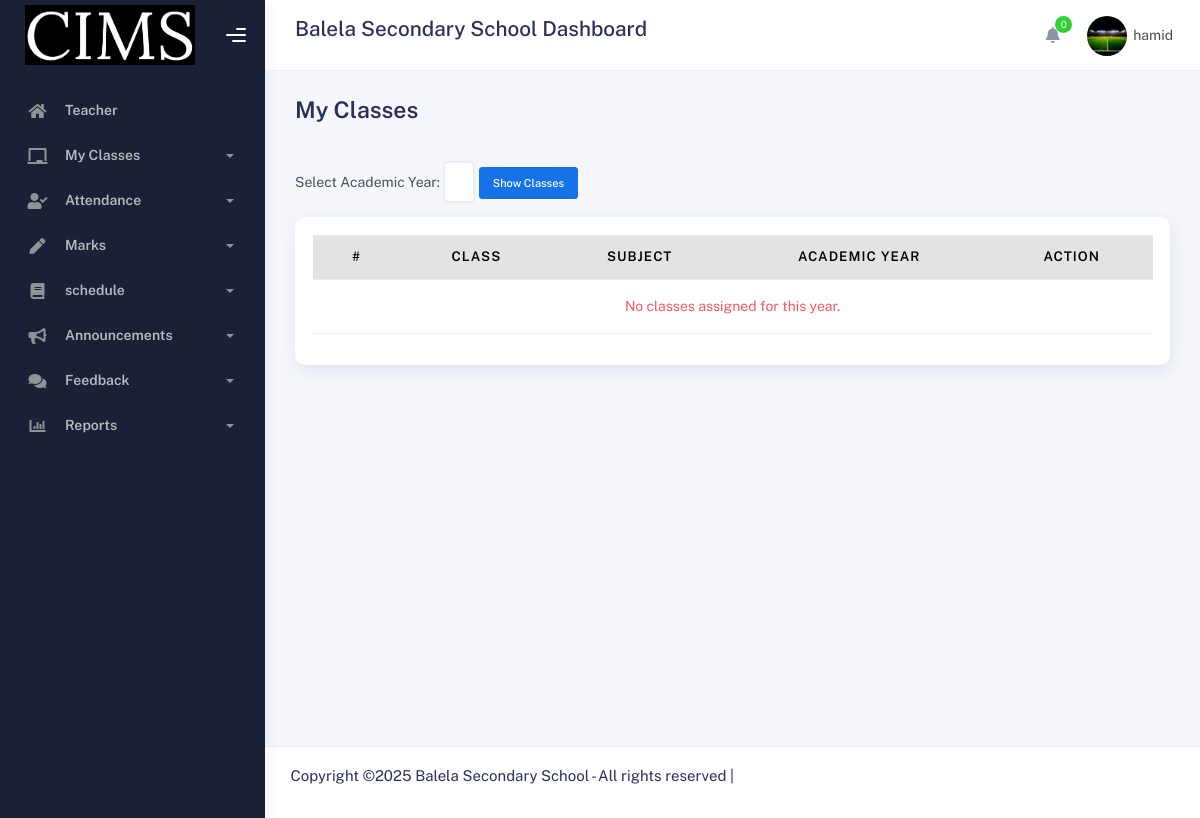
/Teacher/view_my_classes.php (signed in), run on an earlier commit of the app's database.
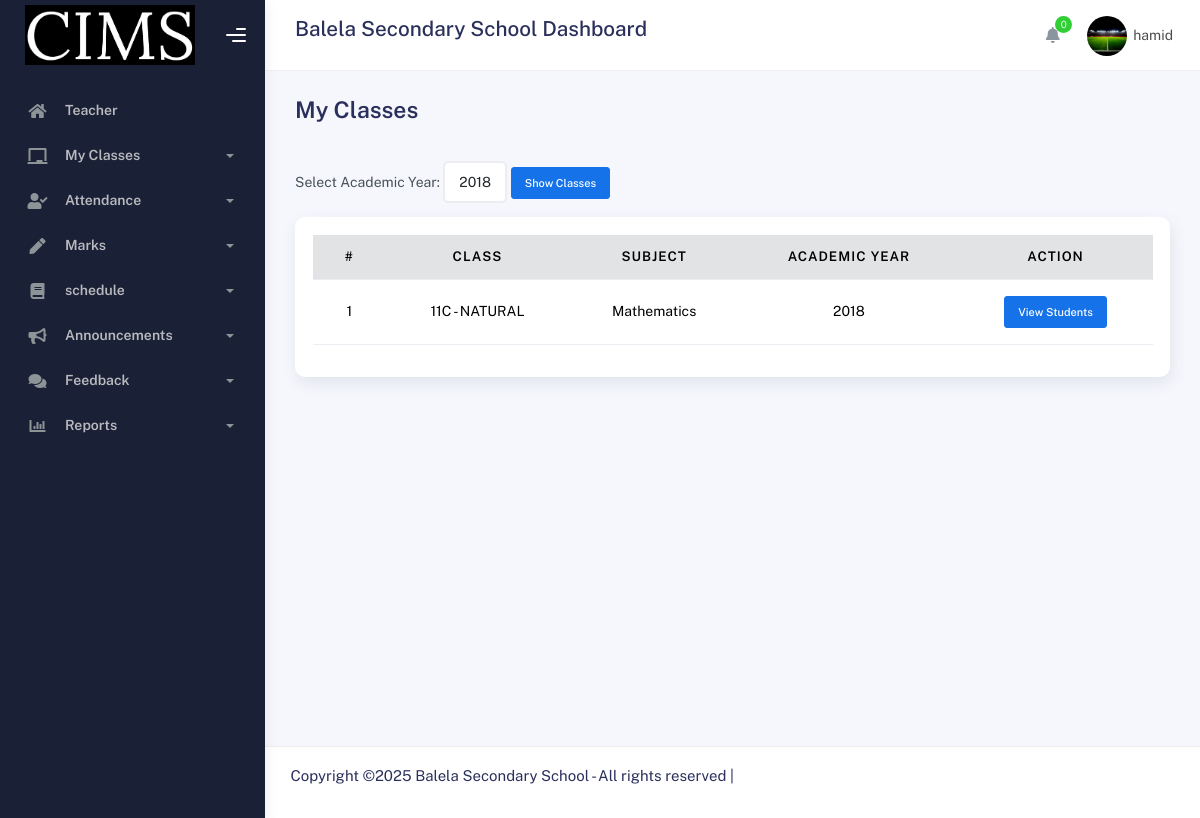
And on a later commit of the database.
### tables this page shows
CREATE TABLE IF NOT EXISTS `assign_teacher` (
  `atid` int NOT NULL AUTO_INCREMENT,
  `teacher_id` int NOT NULL,
  `section_id` int NOT NULL,
  `subject_id` int NOT NULL,
  `academic_year` int NOT NULL,
  PRIMARY KEY (`atid`),
  KEY `sub_ibpk_1` (`subject_id`),
  KEY `sec_ibpk_1` (`section_id`),
  KEY `tec_ibpk_1` (`teacher_id`)
);

CREATE TABLE IF NOT EXISTS `sections` (
  `cid` int NOT NULL AUTO_INCREMENT,
  `section_name` varchar(30) NOT NULL,
  `class_type` varchar(30) NOT NULL,
  PRIMARY KEY (`cid`)
);

CREATE TABLE IF NOT EXISTS `subjects` (
  `suid` int NOT NULL AUTO_INCREMENT,
  `subject_name` varchar(30) NOT NULL,
  `abbreviation_name` varchar(30) NOT NULL,
  PRIMARY KEY (`suid`)
);

### connection/function.php (called while the page is built, shortened)
<?php
include 'connection.php';
function decryptPassword($encryptedPassword) {
    $key = hash('sha256', SECRET_KEY);
    $iv = substr(hash('sha256', SECRET_IV), 0, 16);
    return openssl_decrypt($encryptedPassword, ENCRYPT_METHOD, $key, 0, $iv);
}
function getUserByID($data)
{
    global $conn;
    $query = mysqli_query($conn, "SELECT * FROM users WHERE uid = '$data'");
    $result = mysqli_fetch_array($query);
    if ($result && isset($result["password"])) {
        $result["password"] = decryptPassword($result["password"]);
    }
    return $result;
}
function getRoleNameById($role_id) {
    global $conn;
    $role_id = (int)$role_id;
    $query = "SELECT role_name FROM role_type WHERE rid = $role_id";
    $result = mysqli_query($conn, $query);
    if ($result && mysqli_num_rows($result) > 0) {
        $row = mysqli_fetch_assoc($result);
        return $row['role_name'];
    }
    return null;
}
?>

### Teacher/teacherHeader.php (the view, shortened to what the changed rows need)
<?php
include '../connection/connection.php';
include '../connection/function.php';
?>
<!DOCTYPE html>
<html lang="en">
<head>
	<link rel="stylesheet" href="../assets/css/bootstrap.min.css">
	<link rel="stylesheet" href="../assets/css/plugins.min.css">
	<link rel="stylesheet" href="../assets/css/kaiadmin.min.css">
</head>
<?php
$profile = getUserByID($_SESSION["uid"]);
$roleName = getRoleNameById($profile["user_type"]);
if (isset($_SESSION["uid"]) and ($roleName == "Teacher")) {
?>
<body>
<div class="wrapper">
<div class="main-panel">
<?php
} else {
}
?>

### Teacher/view_my_classes.php (shortened to what the changed rows need)
<?php
include('teacherHeader.php');
function fetchAcademicYears($conn, $teacher_id){
    $res = mysqli_query($conn, "SELECT DISTINCT academic_year
                                FROM assign_teacher
                                WHERE teacher_id = $teacher_id
                                ORDER BY academic_year DESC");
    $years = [];
    while($r = mysqli_fetch_assoc($res)){
        $years[] = $r['academic_year'];
    }
    return $years;
}
function fetchAssignedClasses($conn, $teacher_id, $year){
    $res = mysqli_query($conn, "SELECT at.atid, at.section_id, at.academic_year, s.section_name, s.class_type, sub.subject_name
                                FROM assign_teacher at
                                LEFT JOIN sections s ON at.section_id = s.cid
                                LEFT JOIN subjects sub ON at.subject_id = sub.suid
                                WHERE at.teacher_id = $teacher_id AND at.academic_year = '$year'
                                ORDER BY s.section_name ASC");
    $tmp = [];
    while($r = mysqli_fetch_assoc($res)){
        $tmp[] = $r;
    }
    return $tmp;
}
$years = fetchAcademicYears($conn, $_SESSION["uid"]);
$selectedYear = $_GET['academic_year'] ?? ($years[0] ?? null);
$classes = $selectedYear ? fetchAssignedClasses($conn, $_SESSION["uid"], $selectedYear) : [];
?>
<div class="container">
  <div class="page-inner">
    <form method="GET" class="mb-3">
        <label for="academic_year">Select Academic Year:</label>
        <select name="academic_year" id="academic_year" class="form-control w-auto d-inline-block">
            <?php foreach($years as $year): ?>
                <option value="<?= $year ?>" <?= ($year == $selectedYear) ? 'selected' : '' ?>><?= $year ?></option>
            <?php endforeach; ?>
        </select>
        <button type="submit" class="btn btn-primary btn-sm">Show Classes</button>
    </form>
    <div class="card">
      <div class="card-body table-responsive">
        <table class="table table-hover text-center align-middle">
          <thead class="table-secondary">
            <tr>
              <th>#</th>
              <th>Class</th>
              <th>Subject</th>
              <th>Academic Year</th>
              <th>Action</th>
            </tr>
          </thead>
          <tbody>
            <?php if(count($classes) > 0): $no=1; ?>
              <?php foreach($classes as $c): ?>
                <tr>
                  <td><?= $no++ ?></td>
                  <td><?= htmlspecialchars($c['section_name'] . ' - ' . $c['class_type']) ?></td>
                  <td><?= htmlspecialchars($c['subject_name']) ?></td>
                  <td><?= htmlspecialchars($c['academic_year']) ?></td>
                  <td>
                    <a href="view_Allstudents.php?class_id=<?= $c['atid'] ?>" class="btn btn-primary btn-sm">View Students</a>
                  </td>
                </tr>
              <?php endforeach; ?>
            <?php else: ?>
              <tr><td colspan="5" class="text-danger">No classes assigned for this year.</td></tr>
            <?php endif; ?>
          </tbody>
        </table>
      </div>
    </div>
  </div>
</div>
<?php include('../Admin/footer.php'); ?>

What changed in the data, as far as the page shows it:
added assign_teacher: section.class_type "11C - NATURAL", subject.subject_name "Mathematics", academic_year "2018"
Also different on the page:
form field academic_year: (not shown) → "2018"
text no longer shown: "No classes assigned for this year."
